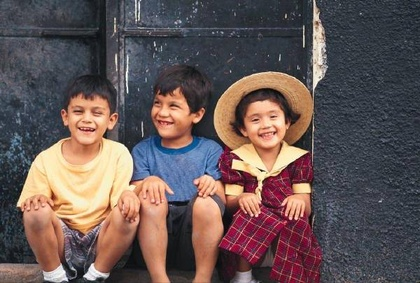
%> input picture MATLAB/image1.JPG, 420 x 283 px, shrunk from 600 x 404 before the run
$ octave xximage11.m   (GNU Octave 9; MATLAB toolbox functions it lacks are replaced by stand-ins)
%> lines starting %> are read from the running program, lines starting %| are printed output that depends on the picture; in (x1, y1, x2, y2) boxes, pixels count from 0 and x2, y2 are one past the last pixel; in counts of white or black regions, pixels touching at a corner belong together; the program's own positions count from 1
%xximage11.m : Write a program to convert RGB image to (i) Gray image, (ii)
%B/W image. Concatenate all 3 images and show the target image
clc;
close all;
clear all;
file1=input('\nEnter Input Image File name=','s');
%> the answer given: image1.JPG
file2=input('Enter Output Gray  Image File name=','s');
%> the answer given: out.png
file3=input('Enter Output B/W image file name=','s');
%> the answer given: out.png
file4=input('Enter Output target image file name=','s');
%> the answer given: out.png
x=imread(file1);
%> x is the input picture: size 283x420x3 uint8; mean R, G, B 101.5, 86.4, 85.3
[r,c,d]=size(x);
%> r = 283; c = 420; d = 3
g(1:r,1:c,1)=.2989*x(1:r,1:c,1)+.587*x(1:r,1:c,2)+.114*x(1:r,1:c,3); % converting RGB to Gray scale
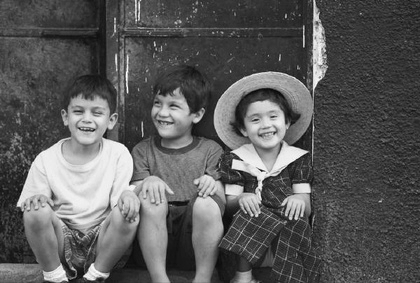
%> g: size 283x420 uint8; min 2, max 255, mean 90.8
imwrite(g,file2);
%To convert GRAY color image to B/W image
for i=1:r
    for j=1:c
        if g(i,j,1)>=127
            b(i,j,1)=255;
        else
            b(i,j,1)=0;
        end
    end
end
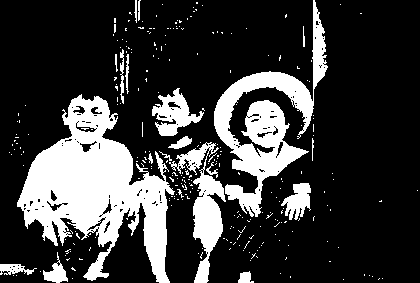
%> b: size 283x420 double; 22.9% white; 275 white regions (255 under 20 px), largest, box (x1, y1, x2, y2) and area: (17, 94, 175, 283) 13618, (214, 0, 328, 217) 7127, (169, 142, 226, 283) 2565
imwrite(b,file3);
% To combine all three images in one image file
y=x;
y(1:r,(c+1):(2*c),1)=g(1:r,1:c,1);
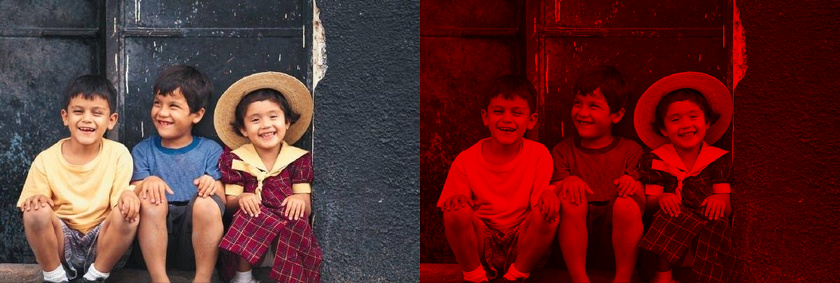
%> y: size 283x840x3 uint8; mean R, G, B 96.1, 43.2, 42.7
y(1:r,(c+1):(2*c),2)=g(1:r,1:c,1);
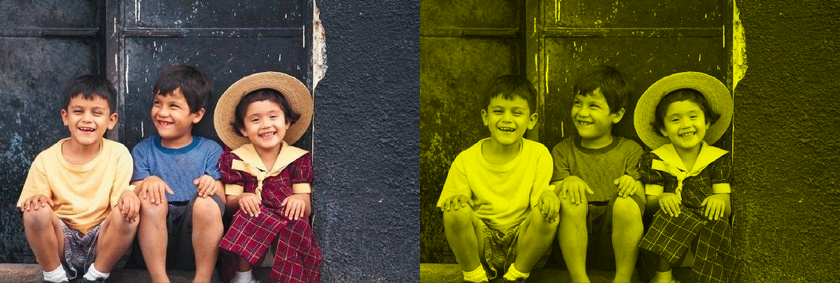
%> y: size 283x840x3 uint8; mean R, G, B 96.1, 88.6, 42.7
y(1:r,(c+1):(2*c),3)=g(1:r,1:c,1);
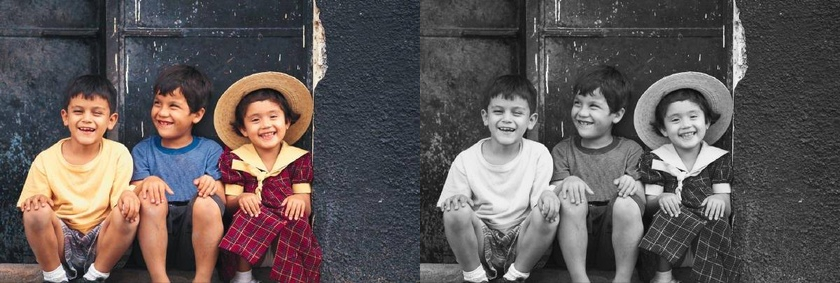
%> y: size 283x840x3 uint8; mean R, G, B 96.1, 88.6, 88
y(1:r,(2*c+1):(3*c),1)=b(1:r,1:c,1);
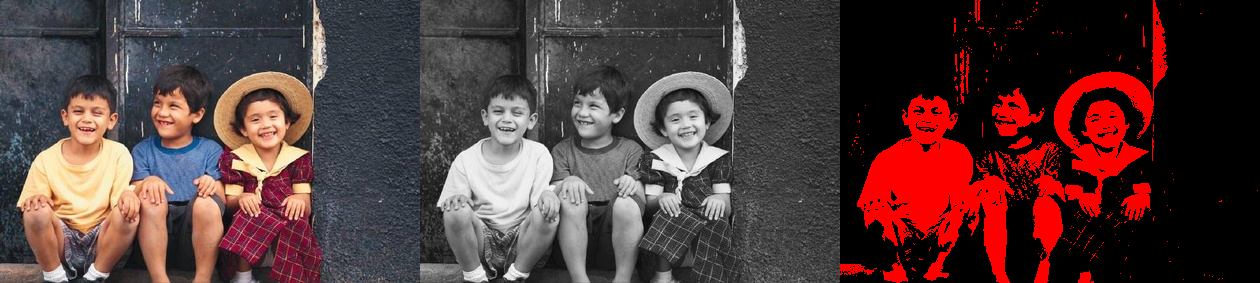
%> y: size 283x1260x3 uint8; mean R, G, B 83.5, 59, 58.7
y(1:r,(2*c+1):(3*c),2)=b(1:r,1:c,1);
y(1:r,(2*c+1):(3*c),3)=b(1:r,1:c,1);
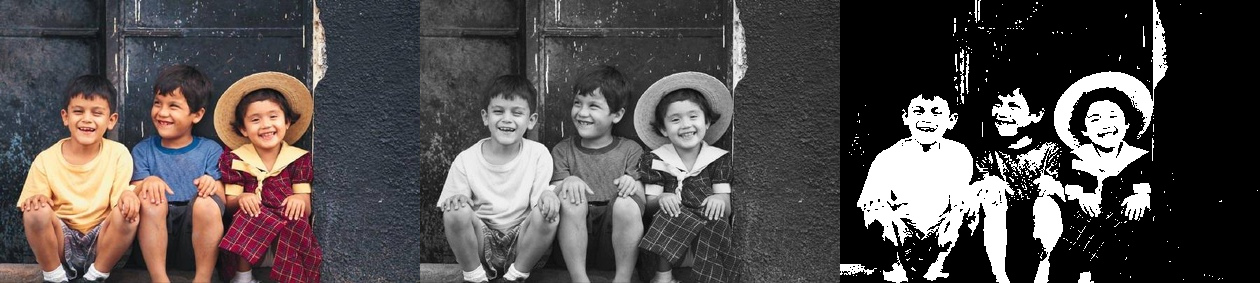
%> y: size 283x1260x3 uint8; mean R, G, B 83.5, 78.5, 78.1
imshow(y);
imwrite(y,file4);
fprintf('\nr=%d c=%d d=%d\n',r,c,d);
%| r=283 c=420 d=3
